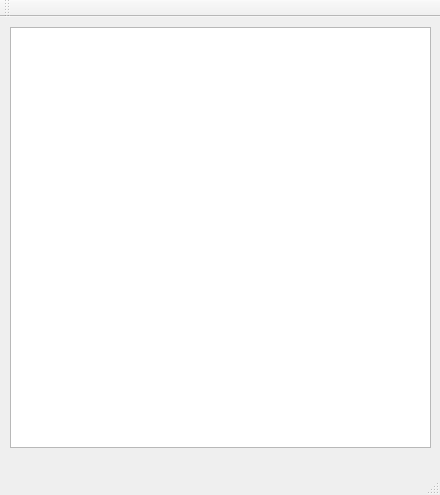
<?xml version="1.0" encoding="UTF-8"?>
<ui version="4.0">
 <class>MainWindow</class>
 <widget class="QMainWindow" name="MainWindow">
  <property name="geometry">
   <rect>
    <x>0</x>
    <y>0</y>
    <width>440</width>
    <height>495</height>
   </rect>
  </property>
  <property name="windowTitle">
   <string>MainWindow</string>
  </property>
  <widget class="QWidget" name="centralWidget">
   <widget class="QGraphicsView" name="scene_display">
    <property name="geometry">
     <rect>
      <x>10</x>
      <y>10</y>
      <width>421</width>
      <height>421</height>
     </rect>
    </property>
   </widget>
  </widget>
  <widget class="QMenuBar" name="menuBar">
   <property name="geometry">
    <rect>
     <x>0</x>
     <y>0</y>
     <width>440</width>
     <height>22</height>
    </rect>
   </property>
  </widget>
  <widget class="QToolBar" name="mainToolBar">
   <attribute name="toolBarArea">
    <enum>TopToolBarArea</enum>
   </attribute>
   <attribute name="toolBarBreak">
    <bool>false</bool>
   </attribute>
  </widget>
  <widget class="QStatusBar" name="statusBar"/>
 </widget>
 <layoutdefault spacing="6" margin="11"/>
 <resources/>
 <connections/>
</ui>
